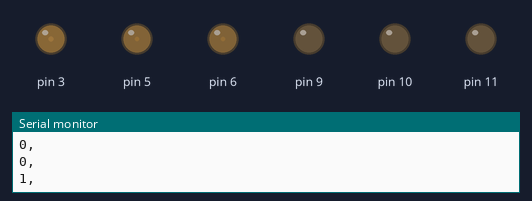
This sketch was run on a simulated Arduino Nano, built with avr-gcc and run on an emulated ATmega328P. Shown: output pins drawn as LEDs (lit = HIGH), the last lines printed to the serial monitor.

Above: at 0.15 s.
At 1.35 s:
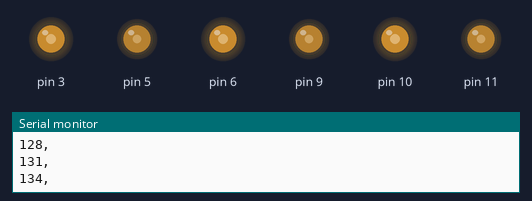
At 1.95 s:
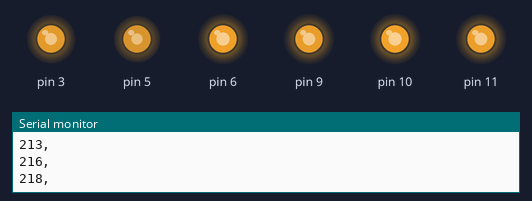
At 2.73 s:
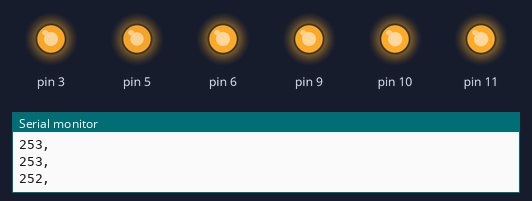
At 4.27 s:
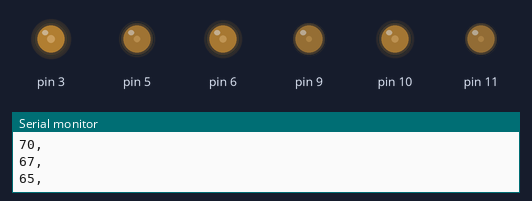
Timing chart, 0 to 6.6 s (numbered marks = the images above):
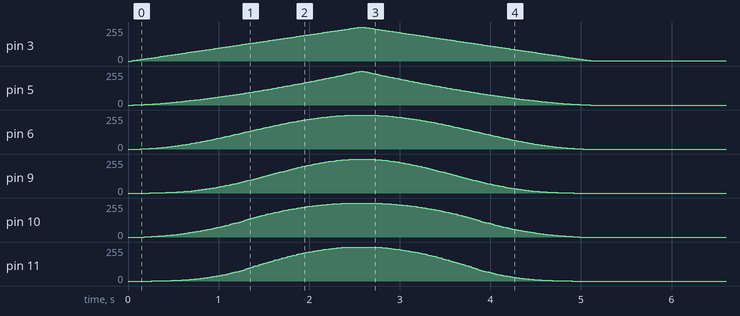

The sketch:

daruma_visualization.ino
```cpp
//This program outputs waveforms to the serial monitor for later visualization
//Simply wait for the serial monitor output to stop and then copy the formatted output to a .csv
//It also outputs the waveforms on PWM pins to help compare them by eye
//Originally written for the arduino nano

//Gamma curve from:
//https://learn.adafruit.com/led-tricks-gamma-correction/the-longer-fix
uint8_t  gamma8[] = {
    0,  0,  0,  0,  1,  1,  1,  1,  1,  2,  2,  2,  3,  3,  3,  4,
    4,  4,  5,  5,  6,  6,  6,  7,  7,  8,  8,  9,  9, 10, 10, 11,
   11, 12, 12, 13, 14, 14, 15, 15, 16, 16, 17, 18, 18, 19, 20, 20,
   21, 21, 22, 23, 23, 24, 25, 26, 26, 27, 28, 28, 29, 30, 31, 31,
   32, 33, 34, 34, 35, 36, 37, 37, 38, 39, 40, 41, 41, 42, 43, 44,
   45, 46, 46, 47, 48, 49, 50, 51, 52, 53, 53, 54, 55, 56, 57, 58,
   59, 60, 61, 62, 63, 64, 65, 65, 66, 67, 68, 69, 70, 71, 72, 73,
   74, 75, 76, 77, 78, 79, 80, 81, 82, 83, 84, 85, 86, 88, 89, 90,
   91, 92, 93, 94, 95, 96, 97, 98, 99,100,102,103,104,105,106,107,
  108,109,110,112,113,114,115,116,117,119,120,121,122,123,124,126,
  127,128,129,130,132,133,134,135,136,138,139,140,141,142,144,145,
  146,147,149,150,151,152,154,155,156,158,159,160,161,163,164,165,
  167,168,169,171,172,173,174,176,177,178,180,181,182,184,185,187,
  188,189,191,192,193,195,196,197,199,200,202,203,204,206,207,209,
  210,211,213,214,216,217,218,220,221,223,224,226,227,228,230,231,
  233,234,236,237,239,240,242,243,245,246,248,249,251,252,254,255 };

//Variables used for the console output
uint16_t out_count = 0; // count how many times output has been written to console
uint16_t max_out = 255; // stop outputting after one full waveform output

//Variables used in pattern timing state machine
unsigned long currentMillis = millis();
unsigned long previousMillis = 0;
uint8_t millisInterval = 20; // Sets delay on pattern updates

uint8_t phase = 0; // keep track of the phase of the wave

void setup() {
  Serial.begin(115200);
}


void loop() {
  currentMillis = millis();

  if ( (currentMillis - previousMillis >= millisInterval) && (out_count < max_out) ) {

    output_LED(20); // output each waveform to PWM pins for visual comparison
    // output the current value of the waveform to serial monitor
    Serial.print( sin8(phase) );
    // or apply a gamma correction curve first like this:
    //Serial.print( gamma8[sin8(phase)]);
    Serial.println( "," );

    phase += 1; // move the waveform forward one increment
    previousMillis = currentMillis;
    out_count += 1; // increment output counter

  }

}

//This function handles the output to LED
void output_LED(uint8_t interval){

  //output each different waveform type to a PWM pin
  analogWrite (3, triwave8(phase)); // a triangle wave
  analogWrite (5, gamma8[triwave8(phase)]);
  analogWrite (6, sin8(phase)); // a "true" sine wave output
  analogWrite (9, gamma8[sin8(phase)]);
  analogWrite (10, ease8InOutQuad(phase)); // a close approximation of a sine wave
  analogWrite (11, gamma8[ease8InOutQuad(phase)]);

}

//This function takes in a variable that increases from 0 to 255 and outputs
//a triangle wave. (Increasing from 0-127, decreasing from 128-255)
uint8_t triwave8(uint8_t i)
 {
    if( i & 0x80) {
         i = 255 - i;
     }
     uint8_t out = i << 1;

     //rescales wave to max PWM levels, lazy, I should improve the calc
     //out = map(out, 0, 255, 0, Palatis::SoftPWM.PWMlevels());
    return out;
}

//8bit sin implementation using sin() and floats, accurate but slow
//https://idyl.io/arduino/sine-pulse-led-pwm-trick/
uint8_t sin8(uint8_t i)
{
  uint8_t out = 255 * (.5 + .5 * sin( ( i / (255 / ( 2 * PI ) ) ) - ( .5 * PI ) ) ) ;
  return out;
}

//This function takes in a variable between 0 to 255 and outputs
//a quadratic approximation of a sine wave.
//(Increasing from 0-127, decreasing from 128-255)
uint8_t ease8InOutQuad(uint8_t tri){
  //First, generate a triangle wave
  if(tri >= 128){
    tri = 255 - tri;
  }
  tri = tri << 1;

  //Next, convert the triangle wave into a sine wave
  uint8_t quadHalf = tri;
  if(quadHalf >= 128){
    quadHalf = 255 - quadHalf;
  }

  //Then ease the sine wave for a more even transition
  uint8_t quadFull  = (quadHalf * (quadHalf + 1)) / 256;
  uint8_t quadEased = quadFull << 1;
  if(tri >= 128) {
    quadEased = 255 - quadEased;
  }

  return quadEased;
}
```

Measured:
- by itself, pin 3: rises from 0/255 to 254/255 in 2.5 s, then falls to 2/255 in 2.5 s
- by itself, pin 5: rises from 0/255 to 254/255 in 2.5 s, then falls to 0/255 in 2.5 s
- by itself, pin 6: rises from 0/255 to 254/255 in 2.3 s, then falls to 0/255 in 2.5 s
- by itself, pin 9: rises from 0/255 to 254/255 in 2.2 s, then falls to 0/255 in 2.4 s
- by itself, pin 10: rises from 0/255 to 255/255 in 2.2 s, then falls to 0/255 in 2.6 s
- by itself, pin 11: rises from 0/255 to 255/255 in 2.2 s, then falls to 0/255 in 2.5 s
